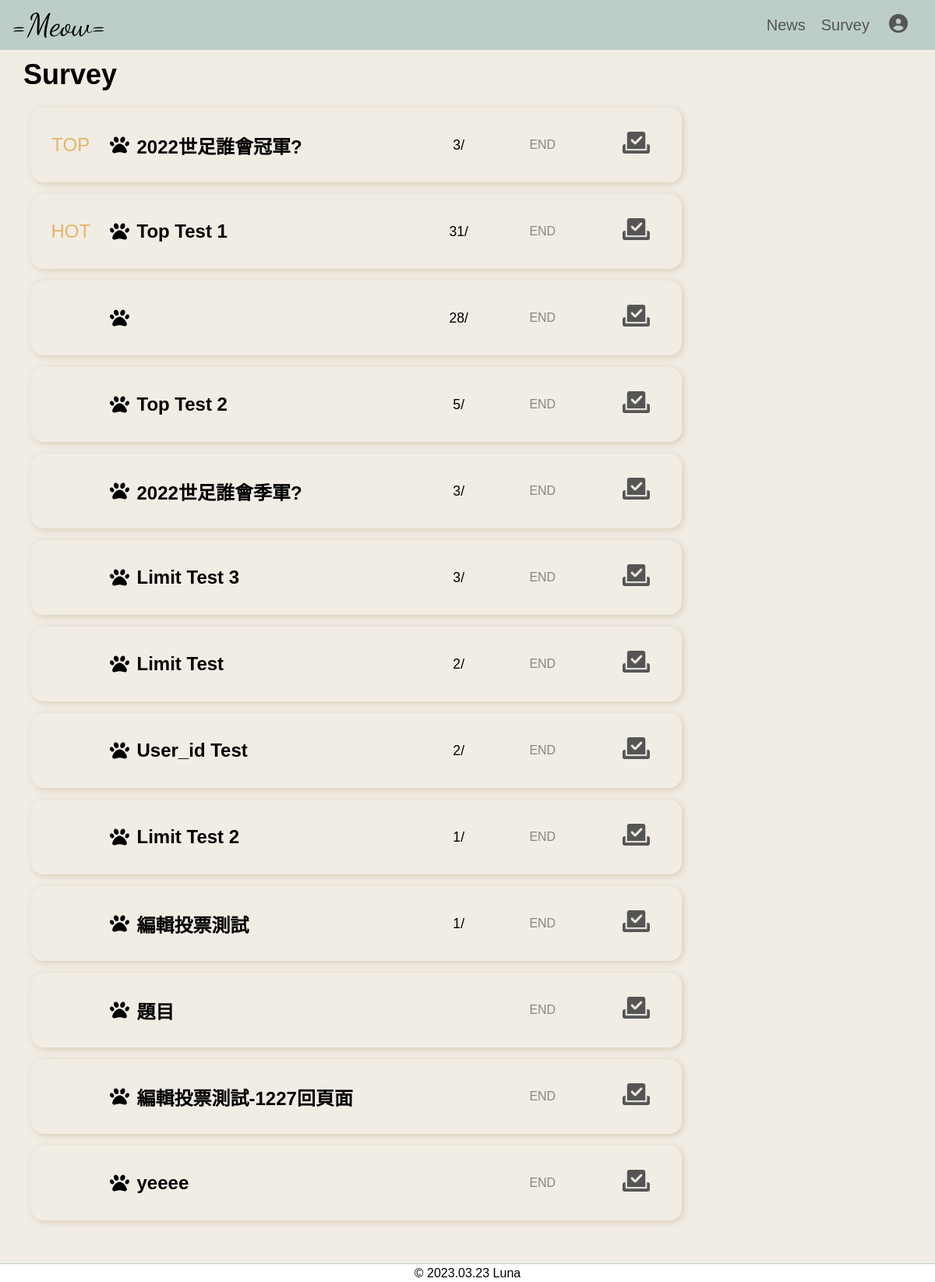
Page /?meow=survey on the committed database.
### tables this page shows
CREATE TABLE `survey_subject` (
  `id` int(8) UNSIGNED NOT NULL,
  `subject` text NOT NULL,
  `type` tinyint(1) UNSIGNED NOT NULL,
  `start_time` timestamp NULL DEFAULT NULL,
  `end_time` timestamp NULL DEFAULT NULL,
  `total` int(10) UNSIGNED DEFAULT 0,
  `top` tinyint(1) NOT NULL DEFAULT 0,
  `user_id` int(8) UNSIGNED NOT NULL,
  `created_at` timestamp NOT NULL DEFAULT current_timestamp(),
  `updated_at` timestamp NOT NULL DEFAULT current_timestamp() ON UPDATE current_timestamp()
);

### db/function.php (called while the page is built, shortened)
<?php
function free($sql)
{
    global $pdo;
    return $pdo->query($sql)->fetchAll(PDO::FETCH_ASSOC);
}
?>

### guest/surveys_main.php (the view, shortened to what this page needs)
<div class="surveys-main-body">
    <div class="surveys-main-body-left">
        <div class="surveys-main-body-lists">
            <?php
            $subjects = free("SELECT * FROM `survey_subject` ORDER BY `top` DESC , `total` DESC ");
            foreach ($subjects as $key => $subject) {
            ?>
                <div class="surveys-main-body-list">
                    <p class="surveys-main-body-list-top"><?= $subject['top'] == 1 ? 'TOP' : '' ?><?= $key== 1 ? 'HOT' : ''; ?></p>
                    <div class="surveys-main-body-list-img"><img src="./thumbnail/paw-solid.svg" alt=""></div>
                    <h4 class="surveys-main-body-list-subject"><?= $subject['subject']; ?></h4>
                    <p class="surveys-main-body-list-total"><?= $subject['total'] !== 0 ? $subject['total'] . '/' : ''; ?></p>
                    <p class="surveys-main-body-list-time">
                        <?= $subject['end_time'] > date("Y-m-d G:i:s") ? $subject['start_time'] : 'END'; ?>
                    </p>
                    <div class="surveys-main-body-list-btns">
                        <?php
                        if (isset($_SESSION['login'])) {
                            if (in_array($subject['id'], $voted_id)) {
                        ?>
                                <a class="surveys-main-body-list-btns-result" href="?meow=survey&surveys=survey_result&subject_id=<?= $subject['id']; ?>">
                                    <img class="result-img" src="./thumbnail/results-icon.png" alt="">
                                </a>
                            <?php
                            } else {
                            ?>
                                <a class="surveys-main-body-list-btns-vote" href="?meow=survey&surveys=survey_vote&subject_id=<?= $subject['id']; ?>">
                                    <img class="vote-img" src="./thumbnail/check-to-slot-solid.png" alt="">
                                </a>
                            <?php
                            }
                        } else {
                            ?>
                            <a class="surveys-main-body-list-btns-vote" href="?meow=survey&surveys=survey_vote&subject_id=<?= $subject['id']; ?>">
                                <img class="vote-img guestVote" src="./thumbnail/check-to-slot-solid.png" alt="">
                            </a>
                        <?php
                        }
                        ?>
                    </div>
                </div>
            <?php
            }
            ?>
        </div>
    </div>
</div>

### index.php (shortened to what this page needs)
<?php
include_once "./db/base.php";
include_once "./db/function.php";
?>
<!DOCTYPE html>
<html lang="en">
<head>
    <link rel="stylesheet" href="./css/style.css">
</head>
<body>
    <header>
        <div class="container">
            <?php
            include_once "./layout/header.php";
            ?>
        </div>
    </header>
    <div class="container">
        <div class="main">
            <?php
            $meow = $_GET['meow'] ?? 'news';
            $files = "./guest/" . $meow . ".php";
            if (file_exists($files)) {
                include_once "$files";
            }
            ?>
        </div>
    </div>
    <footer>
        &copy; <?= date("Y.m.d") ?> Luna
    </footer>
</body>
</html>

### layout/header.php (shortened to what this page needs)
<div class="navBar">
    <div class="logo"><a href="index.php">=Meow=</a></div>
    <nav>
        <?php
        $local = explode("/", $_SERVER['PHP_SELF']);
        $index = explode(".", $local[count($local) - 1])[0];
        switch ($index) {
            case 'index':
                echo "<a href='?meow=news' class='nav_btn'>News</a>";
                echo "<a href='?meow=survey' class='nav_btn'>Survey</a>";
                echo "<div class='userCircle'><a href=''><img src='./thumbnail/circle-user-solid-5.png' alt=''></a>";
                echo "</div>";
                break;
        }
        ?>
    </nav>
</div>

### guest/survey.php (shortened to what this page needs)
<div class="content surveys-content">
    <div class="surveys-header">
        <?php
        if (isset($_GET['surveys'])) {
            switch ($_GET['surveys']) {
                case 'surveys_my':
                    echo "<h2>My Surveys</h2>";
                    break;
                case 'surveys_add':
                    echo "<h2>Add Surveys</h2>";
                    break;
                case 'survey_vote':
                    echo "<h2>Vote</h2>";
                    break;
                case 'surveys_edit':
                    echo "<h2>Edit Survey</h2>";
                    break;
                case 'surveys_voted':
                    echo "<h2>Voted</h2>";
                    break;
                case 'surveys_unvoted':
                    echo "<h2>Unvoted</h2>";
                    break;
                case 'survey_result':
                    echo "<h2>Result</h2>";
                    break;
                default:
                    echo "<h2>Surveys</h2>";
                    break;
            }
        } else {
            echo "<h2>Survey</h2>";
        }
        ?>
    </div>
    <div class="surveys-main">
        <?php
        $meow_surveys = $_GET['surveys'] ?? '';
        $surveys_files = "./member/" . $meow_surveys . ".php";
        if (file_exists($surveys_files)) {
            include_once "$surveys_files";
        } else {
            include_once "./guest/surveys_main.php";
        }
        ?>
    </div>
</div>

### css/style.css (style rules this page uses)
* { box-sizing: border-box; word-break: break-all; padding: 0; margin: 0; }
a { text-decoration: none; color: #000; }
body { position: relative; background-color: #f1ede5; }
.container { width: 100%; max-width: 1440px; margin: auto; }
header { position: sticky; top: 0; background-color: #bdcec8; z-index: 120; }
.navBar { display: flex; width: 100%; height: 8vh; justify-content: space-between; flex-wrap: nowrap; align-items: center; color: #000; font-family: 'Gill Sans', 'Gill Sans MT', Calibri, 'Trebuchet MS', sans-serif; padding: 0 10px 0 15px; }
.logo { font-size: 2.5rem; font-family: 'Dancing Script', cursive; }
nav { display: flex; position: relative; align-items: center; }
nav>a { font-size: 1.25rem; color: #555555; margin-left: 20px; }
.userCircle { padding-inline: 25px; padding-block: 10px; cursor: pointer; }
.userCircle>a>img { width: 1.5rem; }
.main { width: 100%; min-height: 803px; background-color: #f1ede5; }
.content { height: 100%; min-height: 833px; font-family: 'Gill Sans', 'Gill Sans MT', Calibri, 'Trebuchet MS', sans-serif; padding-top: 30px; margin: auto; }
.content h2 { font-size: 2.25rem; }
.surveys-content { padding: 30px; padding-top: 0; }
.surveys-header { display: flex; position: sticky; background-color: #f1ede5; top: 8vh; width: 100%; height: 8vh; align-items: center; justify-content: space-between; }
.surveys-main-body { display: flex; align-items: flex-start; width: 100%; }
.surveys-main-body-left { width: 75%; }
.surveys-main-body-lists { padding: 10px; }
.surveys-main-body-list { display: flex; width: 100%; height: 6rem; justify-content: space-between; border-radius: 16px; align-items: center; font-size: 1.5rem; padding: 0 10px; margin-bottom: 15px; box-shadow: 2px 2px 8px rgb(167 126 65 / 30%); }
.surveys-main-body-list-top { width: 10%; text-align: center; color: #e4b46a; }
.surveys-main-body-list-img { display: flex; width: 3%; }
.surveys-main-body-list-img>img { width: 100%; }
.surveys-main-body-list-subject { width: 45%; }
.surveys-main-body-list-total { width: 9%; font-size: 1.1rem; text-align: center; }
.surveys-main-body-list-time { width: 15%; color: #878787; font-size: 1rem; text-align: center; }
.surveys-main-body-list-btns { display: flex; width: 12%; text-align: center; align-items: center; padding: 5px; }
.vote-img, .result-img { width: 40%; }
footer { display: flex; width: 100%; height: 3vh; background-color: #fff; justify-content: center; align-items: center; border-top: 1px solid #bdcec8; font-family: 'Gill Sans', 'Gill Sans MT', Calibri, 'Trebuchet MS', sans-serif; }

### rows in the picture
survey_subject: top "TOP", subject "2022世足誰會冠軍?", total "3", shows "END"
survey_subject: shows "HOT", subject "Top Test 1", total "31", shows "END"
survey_subject: total "28", shows "END"
survey_subject: subject "Top Test 2", total "5", shows "END"
survey_subject: subject "2022世足誰會季軍?", total "3", shows "END"
survey_subject: subject "Limit Test 3", total "3", shows "END"
survey_subject: subject "Limit Test", total "2", shows "END"
survey_subject: subject "User_id Test", total "2", shows "END"
survey_subject: subject "Limit Test 2", total "1", shows "END"
survey_subject: subject "編輯投票測試", total "1", shows "END"
survey_subject: subject "題目", shows "END"
survey_subject: subject "編輯投票測試-1227回頁面", shows "END"
survey_subject: subject "yeeee", shows "END"
